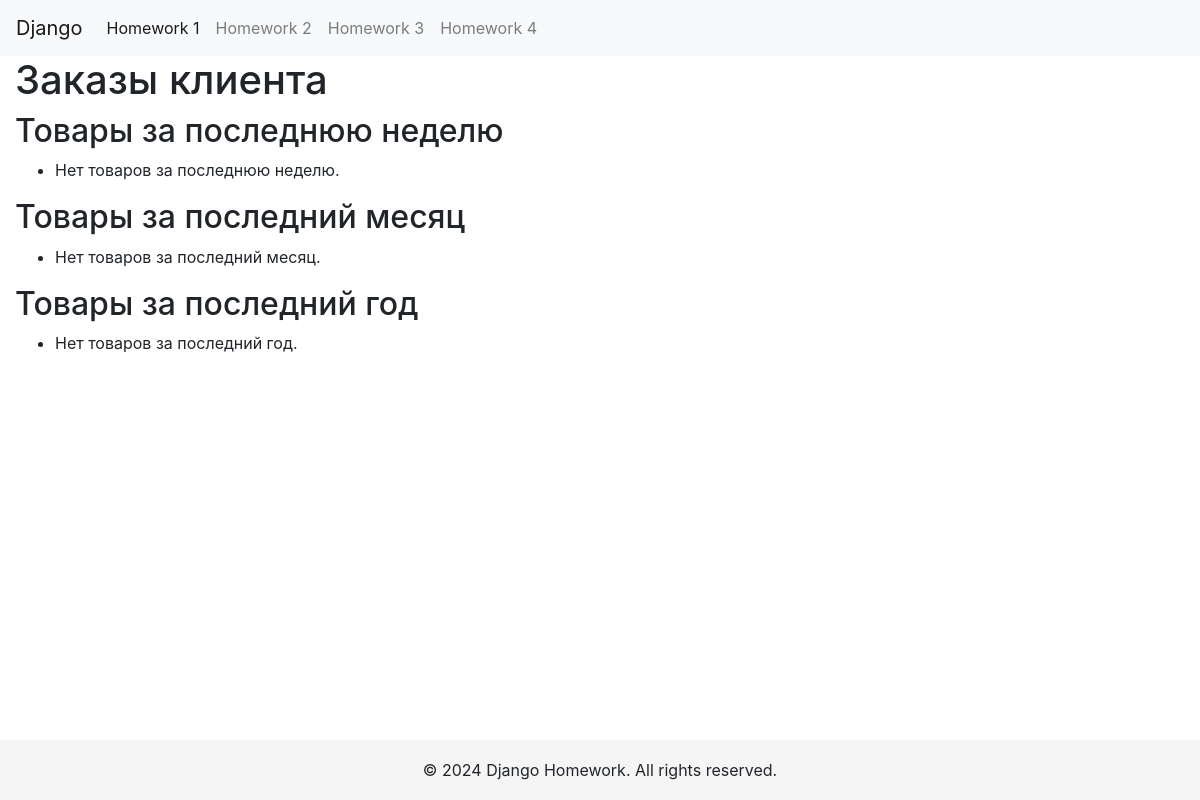
The app's page /hw3/client/2/orders/, older data.
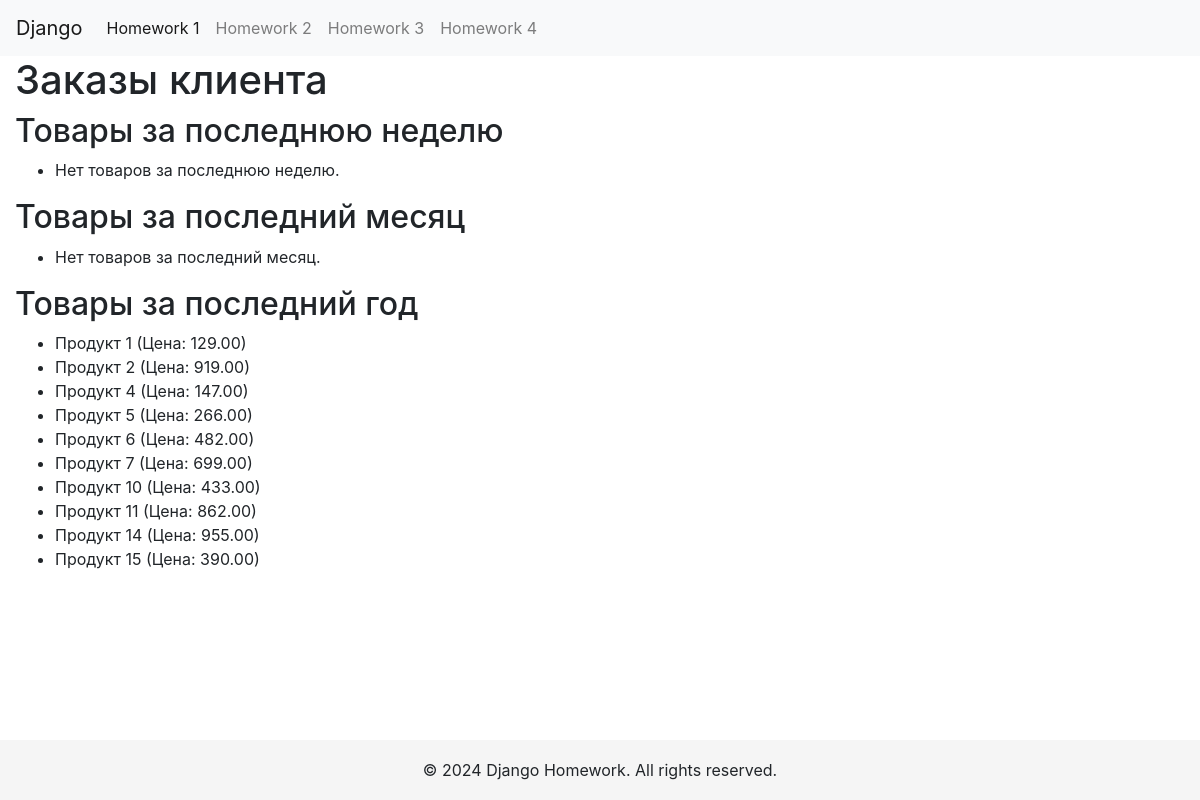
The same page, newer data.
### hw3_app/models.py (models this page shows, shortened)
class Product(models.Model):
    name = models.CharField(max_length=255, verbose_name="Название")
    description = models.TextField(verbose_name="Описание")
    price = models.DecimalField(max_digits=10, decimal_places=2, verbose_name="Цена")
    quantity = models.IntegerField(verbose_name="Количество")
    date_added = models.DateTimeField(default=timezone.now, verbose_name="Дата добавления")

### hw3_app/views.py (the view)
# urls.py: path('client/<int:client_id>/orders/', client_orders, name='client-orders'),
def client_orders(request, client_id):
    today = timezone.now()
    context = {
        'products_week': unique_products(client_id, today - timedelta(days=7)),
        'products_month': unique_products(client_id, today - timedelta(days=30)),
        'products_year': unique_products(client_id, today - timedelta(days=365)),
    }
    return render(request, 'hw3_app/client_orders.html', context)

### hw3_app/views.py (called while the page is built)
def unique_products(client_id, date_from):
    orders = Order.objects.filter(client_id=client_id, order_date__gte=date_from)
    product_ids = set()
    for order in orders:
        product_ids.update(order.products.values_list('id', flat=True))
    return Product.objects.filter(id__in=product_ids)

### hw3_app/templates/hw3_app/client_orders.html (shortened to what this page needs)
{% extends 'base.html' %}
{% block content %}
<h1>Заказы клиента</h1>
<div>
    <h2>Товары за последнюю неделю</h2>
    <ul>
        {% for product in products_week %}
            <li>{{ product.name }} (Цена: {{ product.price }})</li>
        {% empty %}
            <li>Нет товаров за последнюю неделю.</li>
        {% endfor %}
    </ul>
</div>
<div>
    <h2>Товары за последний месяц</h2>
    <ul>
        {% for product in products_month %}
            <li>{{ product.name }} (Цена: {{ product.price }})</li>
        {% empty %}
            <li>Нет товаров за последний месяц.</li>
        {% endfor %}
    </ul>
</div>
<div>
    <h2>Товары за последний год</h2>
    <ul>
        {% for product in products_year %}
            <li>{{ product.name }} (Цена: {{ product.price }})</li>
        {% empty %}
            <li>Нет товаров за последний год.</li>
        {% endfor %}
    </ul>
</div>
{% endblock %}

Row changes from the older to the newer data that the page shows:
added Product: name "Продукт 1", price "129.00"
added Product: name "Продукт 2", price "919.00"
added Product: name "Продукт 4", price "147.00"
added Product: name "Продукт 5", price "266.00"
added Product: name "Продукт 6", price "482.00"
added Product: name "Продукт 7", price "699.00"
added Product: name "Продукт 10", price "433.00"
added Product: name "Продукт 11", price "862.00"
added Product: name "Продукт 14", price "955.00"
added Product: name "Продукт 15", price "390.00"
Text that changed along with them:
text no longer shown: "Нет товаров за последний год."
